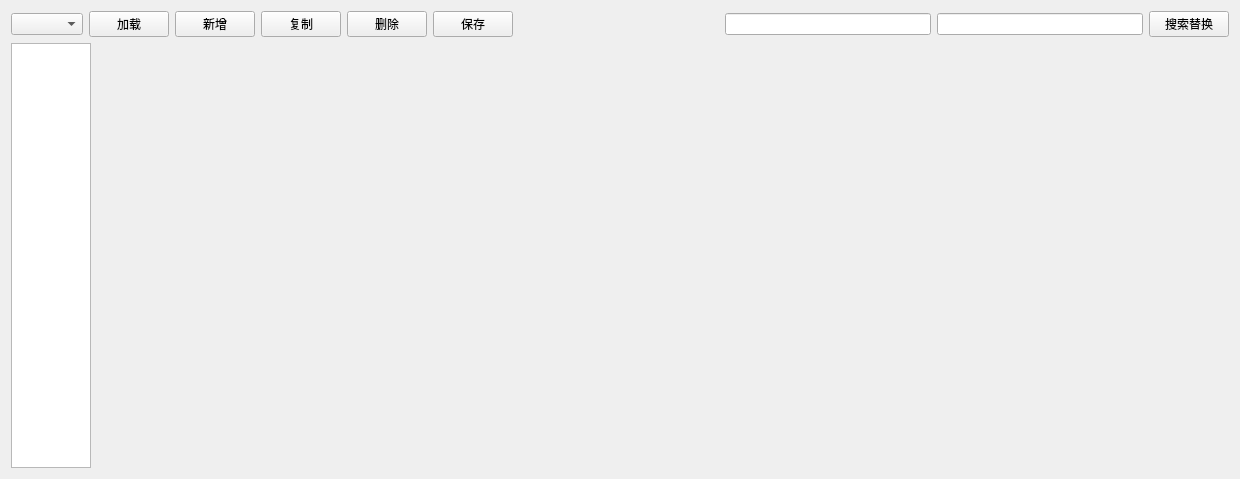
<?xml version="1.0" encoding="UTF-8"?>
<ui version="4.0">
 <class>ComparisonControl</class>
 <widget class="QWidget" name="ComparisonControl">
  <property name="geometry">
   <rect>
    <x>0</x>
    <y>0</y>
    <width>1240</width>
    <height>479</height>
   </rect>
  </property>
  <property name="sizePolicy">
   <sizepolicy hsizetype="Minimum" vsizetype="Preferred">
    <horstretch>0</horstretch>
    <verstretch>0</verstretch>
   </sizepolicy>
  </property>
  <property name="windowTitle">
   <string>Dialog</string>
  </property>
  <layout class="QVBoxLayout" name="verticalLayout">
   <item>
    <layout class="QHBoxLayout" name="horizontalLayout">
     <item>
      <widget class="QComboBox" name="cbConfig"/>
     </item>
     <item>
      <widget class="QPushButton" name="btnLoad">
       <property name="text">
        <string>加载</string>
       </property>
      </widget>
     </item>
     <item>
      <widget class="QPushButton" name="btnNew">
       <property name="text">
        <string>新增</string>
       </property>
      </widget>
     </item>
     <item>
      <widget class="QPushButton" name="btnCopy">
       <property name="text">
        <string>复制</string>
       </property>
      </widget>
     </item>
     <item>
      <widget class="QPushButton" name="btnDel">
       <property name="text">
        <string>删除</string>
       </property>
      </widget>
     </item>
     <item>
      <widget class="QPushButton" name="btnSave">
       <property name="text">
        <string>保存</string>
       </property>
      </widget>
     </item>
     <item>
      <spacer name="horizontalSpacer_2">
       <property name="orientation">
        <enum>Qt::Orientation::Horizontal</enum>
       </property>
       <property name="sizeHint" stdset="0">
        <size>
         <width>40</width>
         <height>20</height>
        </size>
       </property>
      </spacer>
     </item>
     <item>
      <widget class="QLineEdit" name="edFrom"/>
     </item>
     <item>
      <widget class="QLineEdit" name="edTo"/>
     </item>
     <item>
      <widget class="QPushButton" name="btnReplace">
       <property name="text">
        <string>搜索替换</string>
       </property>
      </widget>
     </item>
    </layout>
   </item>
   <item>
    <layout class="QHBoxLayout" name="horizontalLayout_2">
     <item>
      <widget class="QListWidget" name="listWidget">
       <property name="sizePolicy">
        <sizepolicy hsizetype="Fixed" vsizetype="Expanding">
         <horstretch>0</horstretch>
         <verstretch>0</verstretch>
        </sizepolicy>
       </property>
       <property name="maximumSize">
        <size>
         <width>80</width>
         <height>16777215</height>
        </size>
       </property>
      </widget>
     </item>
     <item>
      <widget class="QWidget" name="widget" native="true">
       <property name="sizePolicy">
        <sizepolicy hsizetype="Expanding" vsizetype="Expanding">
         <horstretch>0</horstretch>
         <verstretch>0</verstretch>
        </sizepolicy>
       </property>
       <property name="minimumSize">
        <size>
         <width>10</width>
         <height>10</height>
        </size>
       </property>
      </widget>
     </item>
    </layout>
   </item>
  </layout>
 </widget>
 <resources/>
 <connections/>
</ui>
